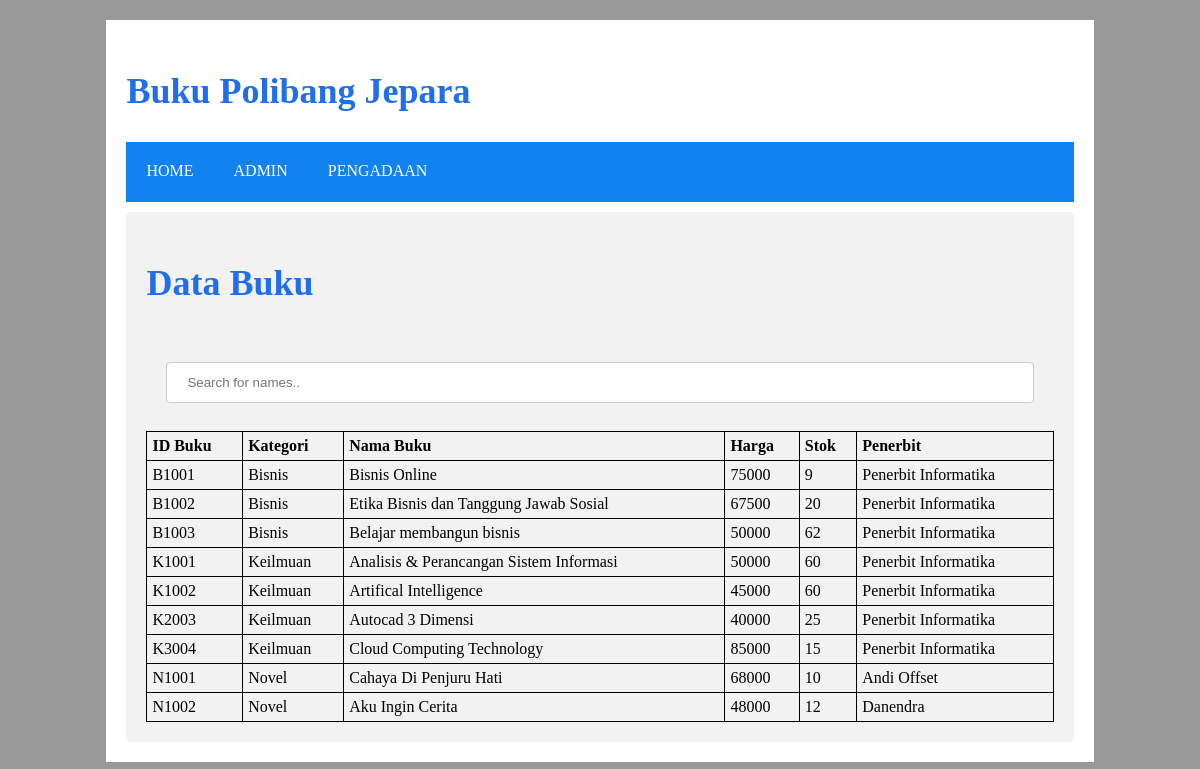
The app's page /toko_buku/index.php with its own data.
### tables this page shows
CREATE TABLE `buku` (
  `id` varchar(5) NOT NULL,
  `penerbit_id` varchar(5) NOT NULL,
  `kategori` varchar(100) NOT NULL,
  `nama` varchar(200) NOT NULL,
  `harga` int(11) NOT NULL,
  `stok` int(11) NOT NULL
);

CREATE TABLE `penerbit` (
  `id` varchar(5) NOT NULL,
  `nama` varchar(100) NOT NULL,
  `alamat` varchar(200) NOT NULL,
  `kota` varchar(100) NOT NULL,
  `telepon` varchar(20) NOT NULL
);

### toko_buku/index.php (the view, shortened to what this page needs)
<?php
include("./config/koneksi.php");
?>
<!DOCTYPE HTML>
<html>
<head>
    <link rel="stylesheet" type="text/css" href="css_qk1.css">
</head>
<body>
    <section>
        <h1>Buku Polibang Jepara</h1>
        <nav>
            <a href="index.php">HOME</a>
            <a href="admin.php">ADMIN</a>
            <a href="pengadaan.php">PENGADAAN</a>
        </nav>
        <main>
            <div class="container">
                <H1>Data Buku</H1>
                <div class="col-sm-1">
                    <input type="text" id="myInput" onkeyup="myFunction()" placeholder="Search for names.." title="Type in a name">
                </div>
                <table id="myTabel" border="1" cellpadding="1" cellspacing="1" style="width:100%">
                    <thead>
                        <tr>
                            <th>ID Buku</th>
                            <th>Kategori</th>
                            <th>Nama Buku</th>
                            <th>Harga</th>
                            <th>Stok</th>
                            <th>Penerbit</th>
                        </tr>
                    </thead>
                    <tbody>
                        <?php
                        $query = mysqli_query($conn, "SELECT `buku`.*, `penerbit`.`nama` AS `namaPenerbit` FROM `buku` LEFT JOIN `penerbit` ON `buku`.`penerbit_id` = `penerbit`.`id`");
                        while ($row = mysqli_fetch_assoc($query)) :
                        ?>
                            <tr>
                                <td><?= $row['id'] ?></td>
                                <td><?= $row['kategori'] ?></td>
                                <td><?= $row['nama'] ?></td>
                                <td><?= $row['harga'] ?></td>
                                <td><?= $row['stok'] ?></td>
                                <td><?= $row['namaPenerbit'] ?></td>
                            </tr>
                        <?php endwhile; ?>
                    </tbody>
                </table>
            </div>
        </main>
    </section>
</body>
</html>

### toko_buku/css_qk1.css (style rules this page uses)
table, th, td { border: 1px solid black; border-collapse: collapse; }
th, td { padding: 5px; text-align: left; }
input[type=text], input[type=date], select, textarea { width: 100%; padding: 12px 20px; margin: 8px 0; display: inline-block; border: 1px solid #ccc; border-radius: 4px; box-sizing: border-box; }
div { border-radius: 5px; background-color: #f2f2f2; padding: 20px; }
body { background-color: #999; }
section { width: 80%; padding: 20px; margin: 20px auto; background-color: white; }
h1 { color: rgb(32, 110, 235); font-size: 36px; }
nav { background-color: #1382f1; color: #fff; height: 60px; margin: 10px 0; }
nav a { float: left; padding: 20px; height: 20px; text-decoration: none; color: #FFF; }

### records on screen
buku: id "B1001", kategori "Bisnis", nama "Bisnis Online", harga "75000", stok "9", penerbit.nama "Penerbit Informatika"
buku: id "B1002", kategori "Bisnis", nama "Etika Bisnis dan Tanggung Jawab Sosial", harga "67500", stok "20", penerbit.nama "Penerbit Informatika"
buku: id "B1003", kategori "Bisnis", nama "Belajar membangun bisnis", harga "50000", stok "62", penerbit.nama "Penerbit Informatika"
buku: id "K1001", kategori "Keilmuan", nama "Analisis & Perancangan Sistem Informasi", harga "50000", stok "60", penerbit.nama "Penerbit Informatika"
buku: id "K1002", kategori "Keilmuan", nama "Artifical Intelligence", harga "45000", stok "60", penerbit.nama "Penerbit Informatika"
buku: id "K2003", kategori "Keilmuan", nama "Autocad 3 Dimensi", harga "40000", stok "25", penerbit.nama "Penerbit Informatika"
buku: id "K3004", kategori "Keilmuan", nama "Cloud Computing Technology", harga "85000", stok "15", penerbit.nama "Penerbit Informatika"
buku: id "N1001", kategori "Novel", nama "Cahaya Di Penjuru Hati", harga "68000", stok "10", penerbit.nama "Andi Offset"
buku: id "N1002", kategori "Novel", nama "Aku Ingin Cerita", harga "48000", stok "12", penerbit.nama "Danendra"
